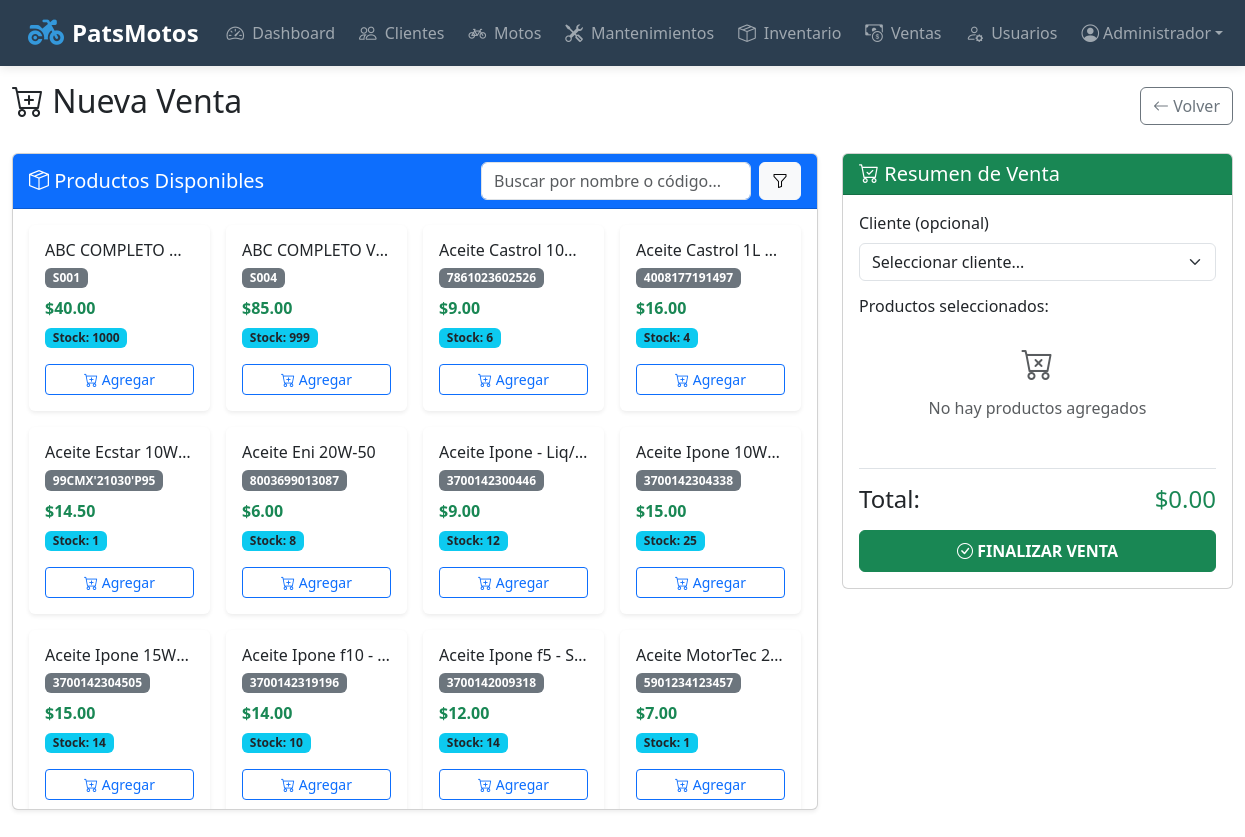
Page /nueva_venta.php (signed in) on the committed database.
### tables this page shows
CREATE TABLE `productos` (
  `id` int(11) NOT NULL,
  `codigo` varchar(50) DEFAULT NULL,
  `nombre` varchar(100) NOT NULL,
  `descripcion` text DEFAULT NULL,
  `marca` varchar(50) DEFAULT NULL,
  `categoria` varchar(50) DEFAULT NULL,
  `precio_compra` decimal(10,2) NOT NULL,
  `precio_venta` decimal(10,2) NOT NULL,
  `stock` int(11) NOT NULL DEFAULT 0,
  `stock_minimo` int(11) DEFAULT 5,
  `activo` tinyint(1) DEFAULT 1
);

### nueva_venta.php (the view, shortened to what this page needs)
<?php
require_once 'config.php';
$search = isset($_GET['search']) ? trim($_GET['search']) : '';
$productos = [];
if (!empty($search)) {
    $stmt = $conn->prepare("SELECT id, nombre, precio_venta, stock, codigo
                          FROM productos
                          WHERE (nombre LIKE ? OR codigo LIKE ?)
                          AND stock > 0 AND activo = 1
                          ORDER BY nombre LIMIT 50");
    $searchTerm = "%$search%";
    $stmt->execute([$searchTerm, $searchTerm]);
    $productos = $stmt->fetchAll(PDO::FETCH_ASSOC);
} else {
    $productos = $conn->query("SELECT id, nombre, precio_venta, stock, codigo
                              FROM productos
                              WHERE stock > 0 AND activo = 1
                              ORDER BY nombre LIMIT 30")->fetchAll(PDO::FETCH_ASSOC);
}
?>
<!DOCTYPE html>
<html lang="es">
<head>
    <link href="https://cdn.jsdelivr.net/npm/bootstrap@5.3.0/dist/css/bootstrap.min.css" rel="stylesheet">
    <link href="https://cdn.jsdelivr.net/npm/bootstrap-icons@1.10.0/font/bootstrap-icons.css" rel="stylesheet">
    <link rel="stylesheet" href="https://cdnjs.cloudflare.com/ajax/libs/font-awesome/6.4.0/css/all.min.css">
</head>
<body>
    <?php include 'navbar.php'; ?>
    <div class="container-fluid mt-3">
        <div class="row mb-4">
            <div class="col-12">
                <div class="d-flex justify-content-between align-items-center">
                    <h2><i class="bi bi-cart-plus"></i> Nueva Venta</h2>
                    <a href="ventas.php" class="btn btn-outline-secondary">
                        <i class="bi bi-arrow-left"></i> Volver
                    </a>
                </div>
            </div>
        </div>
        <div class="row">
<div class="col-lg-8 mb-4">
    <div class="card shadow-sm">
        <div class="card-header bg-primary text-white">
            <div class="d-flex justify-content-between align-items-center flex-wrap">
                <h5 class="mb-0"><i class="bi bi-box-seam"></i> Productos Disponibles</h5>
                <form method="GET" class="d-flex mt-2 mt-lg-0 w-100 w-md-auto" style="max-width: 320px;">
                    <input type="text" name="search" class="form-control"
                        placeholder="Buscar por nombre o código..." value="<?= htmlspecialchars($search) ?>">
                    <button type="submit" class="btn btn-light ms-2">
                        <i class="bi bi-funnel"></i>
                    </button>
                </form>
            </div>
        </div>
        <div class="card-body px-2 px-sm-3" style="max-height: 600px; overflow-y: auto;">
            <?php if (empty($productos)): ?>
                <div class="alert alert-warning text-center">
                    <i class="bi bi-exclamation-triangle"></i> No se encontraron productos con ese criterio de búsqueda
                </div>
            <?php else: ?>
                <div class="row row-cols-2 row-cols-sm-2 row-cols-md-3 row-cols-lg-4 g-3" id="contenedor-productos">
                    <?php
                    $limiteInicial = 0;
                    $limiteMostrar = 20;
                    $productosMostrados = array_slice($productos, $limiteInicial, $limiteMostrar);
                    foreach ($productosMostrados as $producto): ?>
                        <div class="col producto-item">
                            <div class="card h-100 product-card shadow-sm border-0"
                                data-id="<?= $producto['id'] ?>"
                                data-nombre="<?= htmlspecialchars($producto['nombre']) ?>"
                                data-precio="<?= $producto['precio_venta'] ?>"
                                data-stock="<?= $producto['stock'] ?>"
                                data-codigo="<?= htmlspecialchars($producto['codigo'] ?? '') ?>">
                                <div class="card-body d-flex flex-column justify-content-between">
                                    <div>
                                        <h6 class="card-title text-truncate mb-1"><?= htmlspecialchars($producto['nombre']) ?></h6>
                                        <?php if (!empty($producto['codigo'])): ?>
                                            <span class="badge bg-secondary mb-2"><?= htmlspecialchars($producto['codigo']) ?></span>
                                        <?php endif; ?>
                                        <p class="mb-1 text-success fw-bold">$<?= number_format($producto['precio_venta'], 2) ?></p>
                                        <span class="badge bg-info text-dark">Stock: <?= $producto['stock'] ?></span>
                                    </div>
                                    <button class="btn btn-sm btn-outline-primary mt-3 w-100 agregar-carrito">
                                        <i class="bi bi-cart-plus"></i> Agregar
                                    </button>
                                </div>
                            </div>
                        </div>
                    <?php endforeach; ?>
                </div>
            <?php endif; ?>
        </div>
    </div>
</div>
            <div class="col-lg-4">
                <div class="card sticky-top" style="top: 20px;">
                    <div class="card-header bg-success text-white">
                        <h5 class="mb-0"><i class="bi bi-cart-check"></i> Resumen de Venta</h5>
                    </div>
                    <div class="card-body">
                        <form id="ventaForm" method="POST">
                            <div class="mb-3">
                                <label for="cliente_id" class="form-label">Cliente (opcional)</label>
                                <select class="form-select" id="cliente_id" name="cliente_id">
                                    <option value="">Seleccionar cliente...</option>
                                </select>
                            </div>
                            <h6 class="mt-3 mb-2">Productos seleccionados:</h6>
                            <div id="productos-carrito" class="mb-3">
                                <div class="text-center text-muted py-3">
                                    <i class="bi bi-cart-x" style="font-size: 2rem;"></i>
                                    <p class="mt-2">No hay productos agregados</p>
                                </div>
                            </div>
                            <div class="d-flex justify-content-between align-items-center mb-3 border-top pt-3">
                                <h4 class="mb-0">Total:</h4>
                                <h4 class="mb-0 text-success" id="total-venta">$0.00</h4>
                            </div>
                            <button type="submit" class="btn btn-success w-100 py-2 fw-bold">
                                <i class="bi bi-check-circle"></i> FINALIZAR VENTA
                            </button>
                        </form>
                    </div>
                </div>
            </div>
        </div>
    </div>
</body>
</html>

### nueva_venta.php (style rules this page uses)
:root { --primary-color: #3498db; --secondary-color: #2c3e50; --success-color: #2ecc71; --danger-color: #e74c3c; }
.product-card { cursor: pointer; transition: all 0.3s ease; border-radius: 8px; border: 1px solid #eee; }
.product-card .card-body { padding: 1rem; }
#productos-carrito { max-height: 50vh; overflow-y: auto; scrollbar-width: thin; }

### navbar.php (style rules this page uses)
:root { --navbar-bg: #2c3e50; --navbar-hover: #34495e; --primary-accent: #3498db; --badge-color: #e74c3c; }

### rows in the picture
productos: nombre "ABC COMPLETO…", codigo "S001", precio_venta "40.00", stock "1000"
productos: nombre "ABC COMPLETO V…", codigo "S004", precio_venta "85.00", stock "999"
productos: nombre "Aceite Castrol 10…", codigo "7861023602526", precio_venta "9.00", stock "6"
productos: nombre "Aceite Castrol 1L…", codigo "4008177191497", precio_venta "16.00", stock "4"
productos: nombre "Aceite Ecstar 10W…", codigo "99CMX'21030'P95", precio_venta "14.50", stock "1"
productos: nombre "Aceite Eni 20W-50", codigo "8003699013087", precio_venta "6.00", stock "8"
productos: nombre "Aceite Ipone - Liq/…", codigo "3700142300446", precio_venta "9.00", stock "12"
productos: nombre "Aceite Ipone 10W…", codigo "3700142304338", precio_venta "15.00", stock "25"
productos: nombre "Aceite Ipone 15W…", codigo "3700142304505", precio_venta "15.00", stock "14"
productos: nombre "Aceite Ipone f10 -…", codigo "3700142319196", precio_venta "14.00", stock "10"
productos: nombre "Aceite Ipone f5 - S…", codigo "3700142009318", precio_venta "12.00", stock "14"
productos: nombre "Aceite MotorTec 2…", codigo "5901234123457", precio_venta "7.00", stock "1"

### other values in the picture
$item['title'] "Dashboard"
$item['title'] "Clientes"
$item['title'] "Motos"
$item['title'] "Mantenimientos"
$item['title'] "Inventario"
$item['title'] "Ventas"
$item['title'] "Usuarios"
$userName "Administrador"
